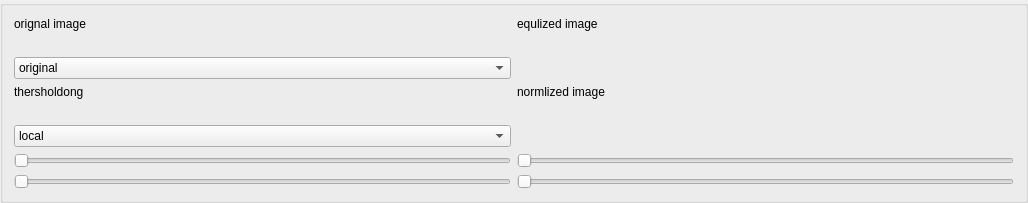
             <widget class="QGroupBox" name="groupBox_2">
              <property name="title">
               <string/>
              </property>
              <layout class="QGridLayout" name="gridLayout_4">
               <item row="4" column="0">
                <widget class="QLabel" name="thersolding_img">
                 <property name="text">
                  <string/>
                 </property>
                </widget>
               </item>
               <item row="13" column="0" colspan="2">
                <spacer name="horizontalSpacer">
                 <property name="orientation">
                  <enum>Qt::Horizontal</enum>
                 </property>
                 <property name="sizeType">
                  <enum>QSizePolicy::Fixed</enum>
                 </property>
                 <property name="sizeHint" stdset="0">
                  <size>
                   <width>1000</width>
                   <height>0</height>
                  </size>
                 </property>
                </spacer>
               </item>
               <item row="11" column="0">
                <widget class="QSlider" name="slider_2">
                 <property name="sizePolicy">
                  <sizepolicy hsizetype="Preferred" vsizetype="Fixed">
                   <horstretch>0</horstretch>
                   <verstretch>0</verstretch>
                  </sizepolicy>
                 </property>
                 <property name="orientation">
                  <enum>Qt::Horizontal</enum>
                 </property>
                </widget>
               </item>
               <item row="1" column="0">
                <widget class="QLabel" name="orig_img_2">
                 <property name="text">
                  <string/>
                 </property>
                </widget>
               </item>
               <item row="1" column="1">
                <widget class="QLabel" name="equlized_img">
                 <property name="text">
                  <string/>
                 </property>
                </widget>
               </item>
               <item row="0" column="0">
                <widget class="QLabel" name="label_9">
                 <property name="sizePolicy">
                  <sizepolicy hsizetype="Preferred" vsizetype="Fixed">
                   <horstretch>0</horstretch>
                   <verstretch>0</verstretch>
                  </sizepolicy>
                 </property>
                 <property name="text">
                  <string>orignal image</string>
                 </property>
                </widget>
               </item>
               <item row="3" column="1">
                <widget class="QLabel" name="label_6">
                 <property name="sizePolicy">
                  <sizepolicy hsizetype="Preferred" vsizetype="Fixed">
                   <horstretch>0</horstretch>
                   <verstretch>0</verstretch>
                  </sizepolicy>
                 </property>
                 <property name="text">
                  <string>normlized image</string>
                 </property>
                </widget>
               </item>
               <item row="0" column="1">
                <widget class="QLabel" name="label_5">
                 <property name="sizePolicy">
                  <sizepolicy hsizetype="Preferred" vsizetype="Fixed">
                   <horstretch>0</horstretch>
                   <verstretch>0</verstretch>
                  </sizepolicy>
                 </property>
                 <property name="text">
                  <string>equlized image</string>
                 </property>
                </widget>
               </item>
               <item row="3" column="0">
                <widget class="QLabel" name="label_10">
                 <property name="sizePolicy">
                  <sizepolicy hsizetype="Preferred" vsizetype="Fixed">
                   <horstretch>0</horstretch>
                   <verstretch>0</verstretch>
                  </sizepolicy>
                 </property>
                 <property name="text">
                  <string>thersholdong</string>
                 </property>
                </widget>
               </item>
               <item row="2" column="0">
                <widget class="QComboBox" name="comboBox">
                 <item>
                  <property name="text">
                   <string>original</string>
                  </property>
                 </item>
                 <item>
                  <property name="text">
                   <string>gray scale</string>
                  </property>
                 </item>
                </widget>
               </item>
               <item row="4" column="1">
                <widget class="QLabel" name="norm_img">
                 <property name="text">
                  <string/>
                 </property>
                </widget>
               </item>
               <item row="5" column="0">
                <widget class="QComboBox" name="combo_thersholding">
                 <item>
                  <property name="text">
                   <string>local</string>
                  </property>
                 </item>
                 <item>
                  <property name="text">
                   <string>global</string>
                  </property>
                 </item>
                </widget>
               </item>
               <item row="7" column="0">
                <widget class="QSlider" name="slider_1">
                 <property name="sizePolicy">
                  <sizepolicy hsizetype="Preferred" vsizetype="Fixed">
                   <horstretch>0</horstretch>
                   <verstretch>0</verstretch>
                  </sizepolicy>
                 </property>
                 <property name="orientation">
                  <enum>Qt::Horizontal</enum>
                 </property>
                </widget>
               </item>
               <item row="7" column="1">
                <widget class="QSlider" name="slider_3">
                 <property name="sizePolicy">
                  <sizepolicy hsizetype="Preferred" vsizetype="Fixed">
                   <horstretch>0</horstretch>
                   <verstretch>0</verstretch>
                  </sizepolicy>
                 </property>
                 <property name="orientation">
                  <enum>Qt::Horizontal</enum>
                 </property>
                </widget>
               </item>
               <item row="11" column="1">
                <widget class="QSlider" name="slider_4">
                 <property name="sizePolicy">
                  <sizepolicy hsizetype="Preferred" vsizetype="Fixed">
                   <horstretch>0</horstretch>
                   <verstretch>0</verstretch>
                  </sizepolicy>
                 </property>
                 <property name="orientation">
                  <enum>Qt::Horizontal</enum>
                 </property>
                </widget>
               </item>
              </layout>
             </widget>
